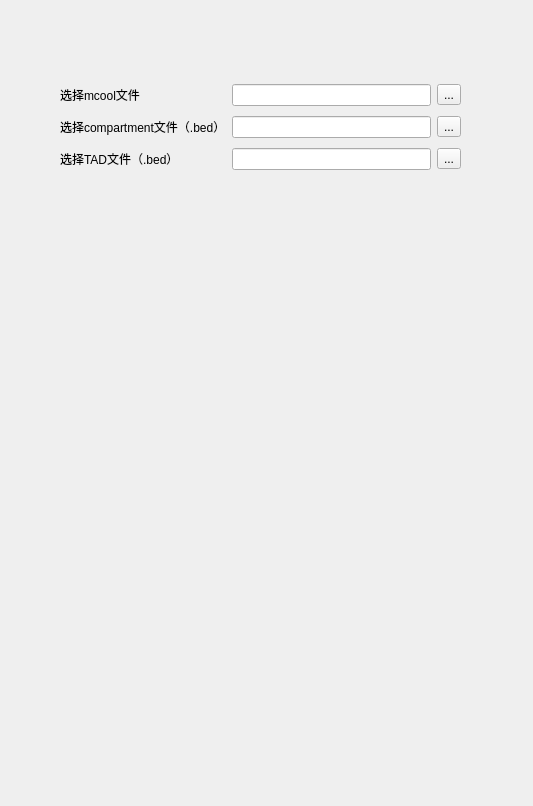
<?xml version="1.0" encoding="UTF-8"?>
<ui version="4.0">
 <class>Form</class>
 <widget class="QWidget" name="Form">
  <property name="geometry">
   <rect>
    <x>0</x>
    <y>0</y>
    <width>533</width>
    <height>806</height>
   </rect>
  </property>
  <property name="windowTitle">
   <string>Form</string>
  </property>
  <widget class="QWidget" name="gridLayoutWidget">
   <property name="geometry">
    <rect>
     <x>60</x>
     <y>80</y>
     <width>401</width>
     <height>94</height>
    </rect>
   </property>
   <layout class="QGridLayout" name="gridLayout">
    <item row="0" column="2">
     <widget class="QLineEdit" name="lineEdit"/>
    </item>
    <item row="0" column="0">
     <widget class="QLabel" name="label">
      <property name="text">
       <string>选择mcool文件</string>
      </property>
     </widget>
    </item>
    <item row="1" column="0">
     <widget class="QLabel" name="label_2">
      <property name="text">
       <string>选择compartment文件（.bed）</string>
      </property>
     </widget>
    </item>
    <item row="2" column="0">
     <widget class="QLabel" name="label_3">
      <property name="text">
       <string>选择TAD文件（.bed）</string>
      </property>
     </widget>
    </item>
    <item row="0" column="3">
     <widget class="QToolButton" name="toolButton">
      <property name="text">
       <string>...</string>
      </property>
     </widget>
    </item>
    <item row="1" column="3">
     <widget class="QToolButton" name="toolButton_2">
      <property name="text">
       <string>...</string>
      </property>
     </widget>
    </item>
    <item row="2" column="3">
     <widget class="QToolButton" name="toolButton_3">
      <property name="text">
       <string>...</string>
      </property>
     </widget>
    </item>
    <item row="1" column="2">
     <widget class="QLineEdit" name="lineEdit_2"/>
    </item>
    <item row="2" column="2">
     <widget class="QLineEdit" name="lineEdit_3"/>
    </item>
   </layout>
  </widget>
 </widget>
 <resources/>
 <connections/>
</ui>
